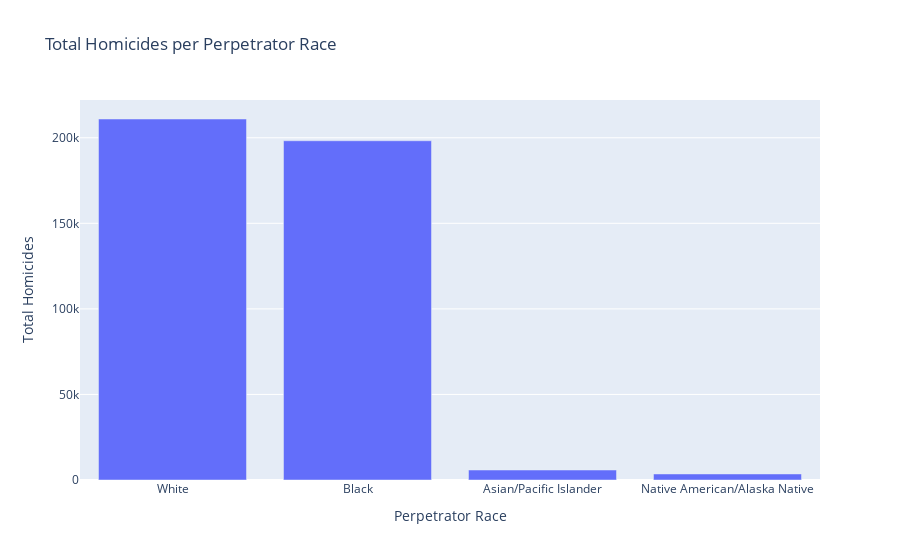

Here is the notebook cell this chart was saved with:
### Code cell
df['Perpetrator Race'] = df['Perpetrator Race'].replace('Unknown', np.nan)
df['Perpetrator Race'].dropna()
perpetrator_etnity = df['Perpetrator Race'].value_counts()

fig = px.bar(x=perpetrator_etnity.index, y=perpetrator_etnity.values, title='Total Homicides per Perpetrator Race')
fig.update_layout(xaxis_title='Perpetrator Race', yaxis_title='Total Homicides')
fig.show()

### Figure 1 — Plotly figure (JSON) as saved in the notebook; plotly's stock layout.template omitted (floating-point values rounded to 4 significant figures)
{"data": [{"alignmentgroup": "True", "hovertemplate": "x=%{x}<br>y=%{y}<extra></extra>", "legendgroup": "", "marker": {"color": "#636efa", "pattern": {"shape": ""}}, "name": "", "offsetgroup": "", "orientation": "v", "showlegend": false, "textposition": "auto", "type": "bar", "x": ["White", "Black", "Asian/Pacific Islander", "Native American/Alaska Native"], "xaxis": "x", "y": [210966, 198251, 5838, 3529], "yaxis": "y"}], "layout": {"barmode": "relative", "legend": {"tracegroupgap": 0}, "title": {"text": "Total Homicides per Perpetrator Race"}, "xaxis": {"anchor": "y", "domain": [0, 1], "title": {"text": "Perpetrator Race"}}, "yaxis": {"anchor": "x", "domain": [0, 1], "title": {"text": "Total Homicides"}}}}
